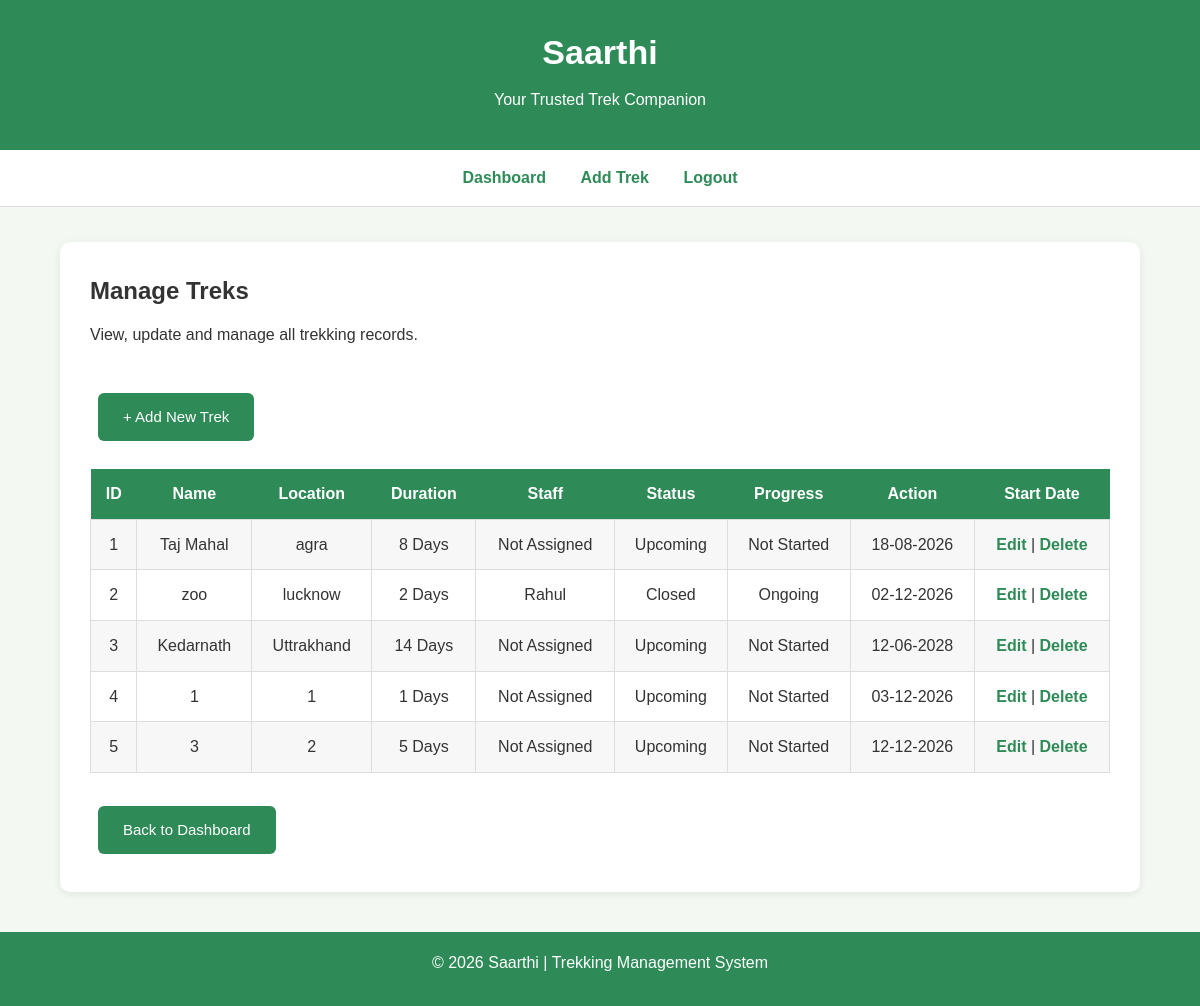
The page /treks on the database its author committed.
### app.py (models this page shows)
class Trekking_table(db.Model):
    id = db.Column(db.Integer, primary_key=True)
    name = db.Column(db.String(100), nullable=False)
    location = db.Column(db.String(100), nullable=False)
    user_id = db.Column(db.Integer, db.ForeignKey('user.id'), nullable=False)
    description = db.Column(db.Text, nullable=False)
    duration = db.Column(db.Integer, nullable=False)
    start_date = db.Column(db.Date, nullable=False)
    difficulty = db.Column(db.String(20), default="Easy")
    staff_id = db.Column(db.Integer, db.ForeignKey('staff.id'))
    available_slots = db.Column(db.Integer, default=20)
    status = db.Column(db.String(20), default="Upcoming")
    progress = db.Column(db.String(20), default="Not Started")

class Staff(db.Model):
    id = db.Column(db.Integer, primary_key=True)
    name = db.Column(db.String(100), nullable=False)
    role = db.Column(db.String(20), nullable=False)
    status = db.Column(db.String(20), default="pending")
    treks = db.relationship('Trekking_table', backref='staff', lazy=True)

### app.py (the view)
@app.route("/treks")
def list_treks():
    treks = Trekking_table.query.all()
    return render_template('Admin/treks.html', treks=treks)

### templates/Admin/treks.html (shortened to what this page needs)
<!doctype html>
<html lang="en">
  <head>
    <link
      rel="stylesheet"
      href="{{ url_for('static', filename='css/style.css') }}"
    />
  </head>
  <body>
    <header>
      <h1>Saarthi</h1>
      <p>Your Trusted Trek Companion</p>
    </header>
    <nav>
      <a href="/admin_dashboard">Dashboard</a>
      <a href="/create_trek">Add Trek</a>
      <a href="/logout">Logout</a>
    </nav>
    <div class="container">
      <div class="card">
        <h2>Manage Treks</h2>
        <p>View, update and manage all trekking records.</p>
        <br />
        <a href="/create_trek" class="btn">+ Add New Trek</a>
        <table>
          <tr>
            <th>ID</th>
            <th>Name</th>
            <th>Location</th>
            <th>Duration</th>
            <th>Staff</th>
            <th>Status</th>
            <th>Progress</th>
            <th>Action</th>
            <th>Start Date</th>
          </tr>
          {% for trek in treks %}
          <tr>
            <td>{{ trek.id }}</td>
            <td>{{ trek.name }}</td>
            <td>{{ trek.location }}</td>
            <td>{{ trek.duration }} Days</td>
            <td>
              {% if trek.staff %} {{ trek.staff.name }} {% else %} Not Assigned
              {% endif %}
            </td>
            <td>{{ trek.status }}</td>
            <td>{{ trek.progress }}</td>
            <td>{{ trek.start_date.strftime("%d-%m-%Y") }}</td>
            <td>
              <a href="/update_trek/{{ trek.id }}">Edit</a>
              |
              <a href="/remove_trek/{{ trek.id }}">Delete</a>
            </td>
          </tr>
          {% endfor %}
        </table>
        <br />
        <a href="/admin_dashboard" class="btn">Back to Dashboard</a>
      </div>
    </div>
    <footer>
      <p>© 2026 Saarthi | Trekking Management System</p>
    </footer>
  </body>
</html>

### static/css/style.css (style rules this page uses)
* { margin:0; padding:0; box-sizing:border-box; }
body { font-family:Arial, Helvetica, sans-serif; background:#f4f8f3; color:#333; line-height:1.6; }
header { background:#2e8b57; color:white; text-align:center; padding:25px; }
header h1 { font-size:34px; margin-bottom:8px; }
header p { font-size:16px; }
nav { background:white; text-align:center; padding:15px; border-bottom:1px solid #dddddd; }
nav a { color:#2e8b57; text-decoration:none; margin:0 15px; font-weight:bold; }
.container { width:90%; max-width:1100px; margin:35px auto; }
.card { background:white; padding:30px; border-radius:10px; box-shadow:0 2px 8px rgba(0,0,0,0.08); margin-bottom:30px; }
.btn { display:inline-block; background:#2e8b57; color:white; text-decoration:none; padding:12px 25px; border-radius:6px; margin:8px; border:none; cursor:pointer; font-size:15px; }
table { width:100%; border-collapse:collapse; background:white; margin-top:20px; }
table th { background:#2e8b57; color:white; padding:12px; }
table td { padding:12px; border:1px solid #dddddd; text-align:center; }
table tr:nth-child(even) { background:#f7f7f7; }
table a { color:#2e8b57; text-decoration:none; font-weight:bold; }
h1 { margin-bottom:15px; }
h2 { margin-bottom:12px; }
p { margin-bottom:12px; }
a { color:#2e8b57; }
footer { margin-top:40px; background:#2e8b57; color:white; text-align:center; padding:18px; }

### rows shown on the page
Trekking_table: id "1", name "Taj Mahal", location "agra", duration "8", shows "Not Assigned", status "Upcoming", progress "Not Started", start_date "18-08-2026"
Trekking_table: id "2", name "zoo", location "lucknow", duration "2", staff.name "Rahul", status "Closed", progress "Ongoing", start_date "02-12-2026"
Trekking_table: id "3", name "Kedarnath", location "Uttrakhand", duration "14", shows "Not Assigned", status "Upcoming", progress "Not Started", start_date "12-06-2028"
Trekking_table: id "4", name "1", location "1", duration "1", shows "Not Assigned", status "Upcoming", progress "Not Started", start_date "03-12-2026"
Trekking_table: id "5", name "3", location "2", duration "5", shows "Not Assigned", status "Upcoming", progress "Not Started", start_date "12-12-2026"
